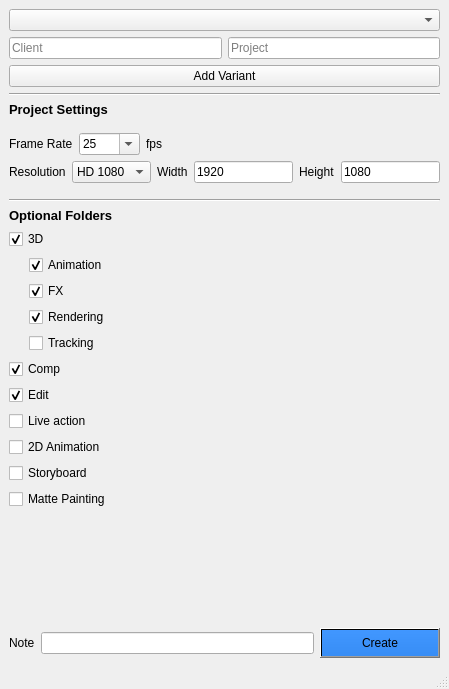
<?xml version="1.0" encoding="UTF-8"?>
<ui version="4.0">
 <class>MainWindow</class>
 <widget class="QMainWindow" name="MainWindow">
  <property name="geometry">
   <rect>
    <x>0</x>
    <y>0</y>
    <width>449</width>
    <height>689</height>
   </rect>
  </property>
  <property name="windowTitle">
   <string>MainWindow</string>
  </property>
  <widget class="QWidget" name="centralwidget">
   <layout class="QVBoxLayout" name="verticalLayout_2">
    <item>
     <widget class="QComboBox" name="comboBox_root">
      <property name="currentIndex">
       <number>-1</number>
      </property>
     </widget>
    </item>
    <item>
     <layout class="QHBoxLayout" name="horizontalLayout">
      <item>
       <widget class="QLineEdit" name="lineEdit_client">
        <property name="inputMask">
         <string/>
        </property>
        <property name="text">
         <string/>
        </property>
        <property name="placeholderText">
         <string>Client</string>
        </property>
       </widget>
      </item>
      <item>
       <widget class="QLineEdit" name="lineEdit_project">
        <property name="inputMask">
         <string/>
        </property>
        <property name="text">
         <string/>
        </property>
        <property name="placeholderText">
         <string>Project</string>
        </property>
       </widget>
      </item>
     </layout>
    </item>
    <item>
     <layout class="QVBoxLayout" name="VariantsLayout">
      <property name="spacing">
       <number>0</number>
      </property>
      <property name="topMargin">
       <number>0</number>
      </property>
     </layout>
    </item>
    <item>
     <widget class="QPushButton" name="variant_pushButton">
      <property name="text">
       <string>Add Variant</string>
      </property>
     </widget>
    </item>
    <item>
     <widget class="Line" name="line">
      <property name="orientation">
       <enum>Qt::Horizontal</enum>
      </property>
     </widget>
    </item>
    <item>
     <widget class="QLabel" name="label_5">
      <property name="font">
       <font>
        <pointsize>10</pointsize>
        <weight>75</weight>
        <bold>true</bold>
       </font>
      </property>
      <property name="text">
       <string>Project Settings</string>
      </property>
     </widget>
    </item>
    <item>
     <layout class="QVBoxLayout" name="verticalLayout_3">
      <property name="spacing">
       <number>6</number>
      </property>
      <property name="topMargin">
       <number>10</number>
      </property>
      <property name="bottomMargin">
       <number>10</number>
      </property>
      <item>
       <layout class="QHBoxLayout" name="horizontalLayout_5">
        <property name="topMargin">
         <number>0</number>
        </property>
        <property name="rightMargin">
         <number>0</number>
        </property>
        <item>
         <widget class="QLabel" name="label_3">
          <property name="text">
           <string>Frame Rate</string>
          </property>
         </widget>
        </item>
        <item>
         <widget class="QComboBox" name="comboBox_frameRate">
          <property name="maximumSize">
           <size>
            <width>70</width>
            <height>16777215</height>
           </size>
          </property>
          <property name="editable">
           <bool>true</bool>
          </property>
          <property name="currentText">
           <string>25</string>
          </property>
          <property name="currentIndex">
           <number>2</number>
          </property>
          <item>
           <property name="text">
            <string>12</string>
           </property>
          </item>
          <item>
           <property name="text">
            <string>24</string>
           </property>
          </item>
          <item>
           <property name="text">
            <string>25</string>
           </property>
          </item>
          <item>
           <property name="text">
            <string>29.97</string>
           </property>
          </item>
          <item>
           <property name="text">
            <string>30</string>
           </property>
          </item>
          <item>
           <property name="text">
            <string>60</string>
           </property>
          </item>
         </widget>
        </item>
        <item>
         <widget class="QLabel" name="label_6">
          <property name="text">
           <string>fps</string>
          </property>
         </widget>
        </item>
        <item>
         <spacer name="horizontalSpacer_2">
          <property name="orientation">
           <enum>Qt::Horizontal</enum>
          </property>
          <property name="sizeHint" stdset="0">
           <size>
            <width>40</width>
            <height>20</height>
           </size>
          </property>
         </spacer>
        </item>
       </layout>
      </item>
      <item>
       <layout class="QHBoxLayout" name="horizontalLayout_4">
        <property name="topMargin">
         <number>0</number>
        </property>
        <item>
         <widget class="QLabel" name="label_7">
          <property name="text">
           <string>Resolution</string>
          </property>
         </widget>
        </item>
        <item>
         <widget class="QComboBox" name="comboBox_resolution">
          <item>
           <property name="text">
            <string comment="1920" extracomment="1080">HD 1080</string>
           </property>
          </item>
          <item>
           <property name="text">
            <string>Custom</string>
           </property>
          </item>
         </widget>
        </item>
        <item>
         <widget class="QLabel" name="label">
          <property name="text">
           <string>Width</string>
          </property>
         </widget>
        </item>
        <item>
         <widget class="QLineEdit" name="lineEdit_resW">
          <property name="inputMask">
           <string>0000</string>
          </property>
          <property name="text">
           <string>1920</string>
          </property>
         </widget>
        </item>
        <item>
         <widget class="QLabel" name="label_2">
          <property name="text">
           <string>Height</string>
          </property>
         </widget>
        </item>
        <item>
         <widget class="QLineEdit" name="lineEdit_resH">
          <property name="inputMask">
           <string>0000</string>
          </property>
          <property name="text">
           <string>1080</string>
          </property>
         </widget>
        </item>
       </layout>
      </item>
     </layout>
    </item>
    <item>
     <widget class="Line" name="line_2">
      <property name="orientation">
       <enum>Qt::Horizontal</enum>
      </property>
     </widget>
    </item>
    <item>
     <widget class="QLabel" name="label_4">
      <property name="font">
       <font>
        <family>MS Shell Dlg 2</family>
        <pointsize>10</pointsize>
        <weight>75</weight>
        <bold>true</bold>
       </font>
      </property>
      <property name="text">
       <string>Optional Folders</string>
      </property>
     </widget>
    </item>
    <item>
     <widget class="QCheckBox" name="checkBox_3D">
      <property name="text">
       <string>3D</string>
      </property>
      <property name="checked">
       <bool>true</bool>
      </property>
     </widget>
    </item>
    <item>
     <layout class="QHBoxLayout" name="horizontalLayout_3">
      <property name="leftMargin">
       <number>20</number>
      </property>
      <property name="topMargin">
       <number>0</number>
      </property>
      <item>
       <layout class="QVBoxLayout" name="verticalLayout">
        <property name="topMargin">
         <number>0</number>
        </property>
        <item>
         <widget class="QCheckBox" name="checkBox_anim">
          <property name="text">
           <string>Animation</string>
          </property>
          <property name="checked">
           <bool>true</bool>
          </property>
         </widget>
        </item>
        <item>
         <widget class="QCheckBox" name="checkBox_FX">
          <property name="text">
           <string>FX</string>
          </property>
          <property name="checked">
           <bool>true</bool>
          </property>
         </widget>
        </item>
        <item>
         <widget class="QCheckBox" name="checkBox_render">
          <property name="text">
           <string>Rendering</string>
          </property>
          <property name="checked">
           <bool>true</bool>
          </property>
         </widget>
        </item>
        <item>
         <widget class="QCheckBox" name="checkBox_track">
          <property name="text">
           <string>Tracking</string>
          </property>
         </widget>
        </item>
       </layout>
      </item>
     </layout>
    </item>
    <item>
     <widget class="QCheckBox" name="checkBox_comp">
      <property name="text">
       <string>Comp</string>
      </property>
      <property name="checked">
       <bool>true</bool>
      </property>
     </widget>
    </item>
    <item>
     <widget class="QCheckBox" name="checkBox_edit">
      <property name="text">
       <string>Edit</string>
      </property>
      <property name="checked">
       <bool>true</bool>
      </property>
     </widget>
    </item>
    <item>
     <widget class="QCheckBox" name="checkBox_live">
      <property name="text">
       <string>Live action</string>
      </property>
     </widget>
    </item>
    <item>
     <widget class="QCheckBox" name="checkBox_2D">
      <property name="text">
       <string>2D Animation</string>
      </property>
     </widget>
    </item>
    <item>
     <widget class="QCheckBox" name="checkBox_board">
      <property name="text">
       <string>Storyboard</string>
      </property>
     </widget>
    </item>
    <item>
     <widget class="QCheckBox" name="checkBox_matte">
      <property name="text">
       <string>Matte Painting</string>
      </property>
     </widget>
    </item>
    <item>
     <spacer name="verticalSpacer">
      <property name="orientation">
       <enum>Qt::Vertical</enum>
      </property>
      <property name="sizeHint" stdset="0">
       <size>
        <width>20</width>
        <height>40</height>
       </size>
      </property>
     </spacer>
    </item>
    <item>
     <layout class="QHBoxLayout" name="horizontalLayout_2">
      <property name="topMargin">
       <number>0</number>
      </property>
      <item>
       <widget class="QLabel" name="label_8">
        <property name="text">
         <string>Note</string>
        </property>
       </widget>
      </item>
      <item>
       <widget class="QLineEdit" name="lineEdit"/>
      </item>
      <item>
       <widget class="QPushButton" name="create_pushButton">
        <property name="minimumSize">
         <size>
          <width>120</width>
          <height>30</height>
         </size>
        </property>
        <property name="maximumSize">
         <size>
          <width>120</width>
          <height>30</height>
         </size>
        </property>
        <property name="styleSheet">
         <string notr="true">background-color: qlineargradient(spread:pad, x1:0, y1:1, x2:0, y2:0, stop:0 rgba(55, 141, 245, 255), stop:1 rgba(65, 151, 255, 255));

</string>
        </property>
        <property name="text">
         <string>Create</string>
        </property>
       </widget>
      </item>
     </layout>
    </item>
   </layout>
  </widget>
  <widget class="QMenuBar" name="menubar">
   <property name="geometry">
    <rect>
     <x>0</x>
     <y>0</y>
     <width>449</width>
     <height>21</height>
    </rect>
   </property>
  </widget>
  <widget class="QStatusBar" name="statusbar"/>
 </widget>
 <resources/>
 <connections>
  <connection>
   <sender>checkBox_3D</sender>
   <signal>toggled(bool)</signal>
   <receiver>checkBox_anim</receiver>
   <slot>setChecked(bool)</slot>
   <hints>
    <hint type="sourcelabel">
     <x>23</x>
     <y>266</y>
    </hint>
    <hint type="destinationlabel">
     <x>94</x>
     <y>293</y>
    </hint>
   </hints>
  </connection>
  <connection>
   <sender>checkBox_3D</sender>
   <signal>toggled(bool)</signal>
   <receiver>checkBox_anim</receiver>
   <slot>setVisible(bool)</slot>
   <hints>
    <hint type="sourcelabel">
     <x>11</x>
     <y>264</y>
    </hint>
    <hint type="destinationlabel">
     <x>145</x>
     <y>296</y>
    </hint>
   </hints>
  </connection>
  <connection>
   <sender>checkBox_3D</sender>
   <signal>toggled(bool)</signal>
   <receiver>checkBox_FX</receiver>
   <slot>setVisible(bool)</slot>
   <hints>
    <hint type="sourcelabel">
     <x>40</x>
     <y>267</y>
    </hint>
    <hint type="destinationlabel">
     <x>58</x>
     <y>318</y>
    </hint>
   </hints>
  </connection>
  <connection>
   <sender>checkBox_3D</sender>
   <signal>toggled(bool)</signal>
   <receiver>checkBox_render</receiver>
   <slot>setVisible(bool)</slot>
   <hints>
    <hint type="sourcelabel">
     <x>129</x>
     <y>266</y>
    </hint>
    <hint type="destinationlabel">
     <x>145</x>
     <y>341</y>
    </hint>
   </hints>
  </connection>
  <connection>
   <sender>checkBox_3D</sender>
   <signal>toggled(bool)</signal>
   <receiver>checkBox_FX</receiver>
   <slot>setChecked(bool)</slot>
   <hints>
    <hint type="sourcelabel">
     <x>39</x>
     <y>267</y>
    </hint>
    <hint type="destinationlabel">
     <x>115</x>
     <y>319</y>
    </hint>
   </hints>
  </connection>
  <connection>
   <sender>checkBox_3D</sender>
   <signal>toggled(bool)</signal>
   <receiver>checkBox_render</receiver>
   <slot>setChecked(bool)</slot>
   <hints>
    <hint type="sourcelabel">
     <x>92</x>
     <y>267</y>
    </hint>
    <hint type="destinationlabel">
     <x>91</x>
     <y>342</y>
    </hint>
   </hints>
  </connection>
  <connection>
   <sender>checkBox_3D</sender>
   <signal>toggled(bool)</signal>
   <receiver>checkBox_track</receiver>
   <slot>setChecked(bool)</slot>
   <hints>
    <hint type="sourcelabel">
     <x>45</x>
     <y>266</y>
    </hint>
    <hint type="destinationlabel">
     <x>166</x>
     <y>364</y>
    </hint>
   </hints>
  </connection>
  <connection>
   <sender>checkBox_3D</sender>
   <signal>toggled(bool)</signal>
   <receiver>checkBox_track</receiver>
   <slot>setVisible(bool)</slot>
   <hints>
    <hint type="sourcelabel">
     <x>266</x>
     <y>267</y>
    </hint>
    <hint type="destinationlabel">
     <x>255</x>
     <y>364</y>
    </hint>
   </hints>
  </connection>
 </connections>
</ui>
